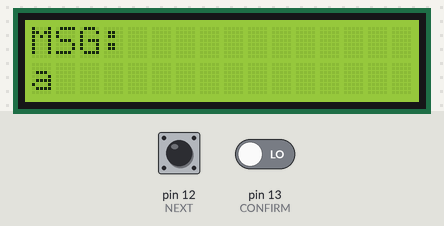
A sketch run on a simulated Arduino Uno, built with avr-gcc and run on an emulated ATmega328P. Shown: 16×2 character LCD. Inputs (shaded band) come from the test bench; at power-on: pin 12 (NEXT) LOW, pin 13 (CONFIRM) LOW.

Above: at 1.2 s.
1.3 s: pin 12 (NEXT) pulsed HIGH 5 times (0.12 s each, 0.3 s apart)
At 2.14 s:
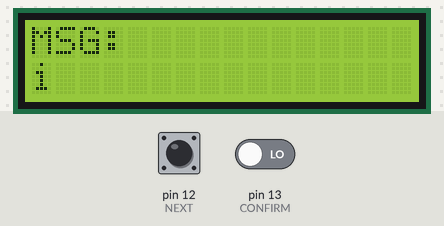
4.3 s: pin 12 (NEXT) pulled HIGH for 0.15 s
At 5.3 s:
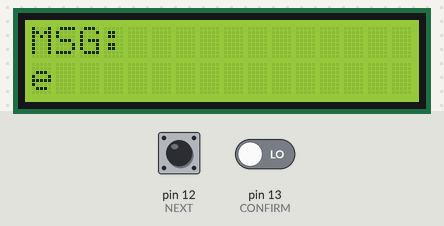
5.9 s: pin 12 (NEXT) pulled HIGH for 1 s
At 6.4 s:
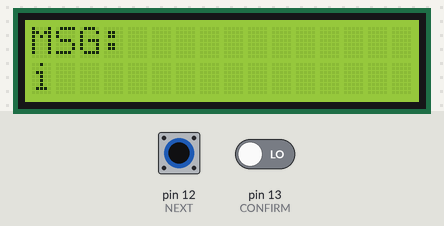
Timing chart, 0 to 8.9 s (numbered marks = the images above; inputs shaded):
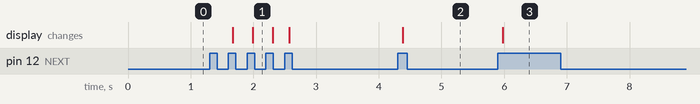

The sketch:

projeto.ino
```cpp
#include <LiquidCrystal.h>
#define NEXT 12
#define CONFIRM 13

const int rs = 7; // Pino RS (Register Select)
const int en = 6; // Pino EN (Enable)
const int d4 = 5;  // Pino D4
const int d5 = 4;  // Pino D5
const int d6 = 3;  // Pino D6
const int d7 = 2;  // Pino D7

LiquidCrystal lcd(rs, en, d4, d5, d6, d7);
String letras = "aeiou";
String msg = "";

typedef enum{
   INICIAL,
   DISPOSITIVO
}POSSIVEIS_TELAS;

struct Tela {
   String msg_linha_1;
   String msg_linha_2;
   int escolha;
};

void setup() {
   lcd.begin(16, 2);
   lcd.clear();
   lcd.setCursor(0, 0);
   lcd.print("Hello World");
   lcd.setCursor(0, 1);
   lcd.print("Arduino");

   pinMode(NEXT, INPUT);
   pinMode(CONFIRM, INPUT);
}

void updateTela(struct Tela fonte)
{
   lcd.clear();
   lcd.setCursor(0, 0);
   lcd.print(fonte.msg_linha_1);
   lcd.setCursor(0, 1);
   lcd.print(fonte.msg_linha_2);
}

// void maquinaEstados()
// {
//    switch (menu)
//    {
//    case INICIAL:
//       atual.msg_linha_1 = "Escolha:";
//       atual.msg_linha_2 = "( ) PC - ( ) Ino";
//       break;

//    default:
//       atual.msg_linha_1 = "Voce escolheu:";
//       atual.msg_linha_2 = "";
//       break;
//    }
// }

void loop() {
   POSSIVEIS_TELAS menu = INICIAL;
   static int idx_letra = 0;
   static int idx_cursor = 0;
   static bool mudou = true;
   static bool mudou_confirm = true;
   static struct Tela atual = {"MSG:", (String)letras[idx_letra], 0};

   updateTela(atual);

   if (digitalRead(NEXT) && mudou)
   {
      atual.msg_linha_2 = letras[idx_letra ++];
      mudou = false;

      if (idx_letra == 4)
      {
         idx_letra = 0;
      }
   }
   else if (digitalRead(NEXT) == LOW)
   {
      mudou = true;
   }

   if (digitalRead(CONFIRM) && mudou_confirm)
   {
      idx_cursor++;
      mudou_confirm = false;
   }
   else if (digitalRead(CONFIRM) == LOW)
   {
      mudou_confirm = true;
   }

   delay(50);
}
```

Measured:
- after the input at 1.3 s, the display: first changes after 0.37 s (image 1 shows a later state)
- after the input at 4.3 s, the display: changes after 0.08 s (image 2)
- after the input at 5.9 s, the display: changes after 0.08 s (image 3)
